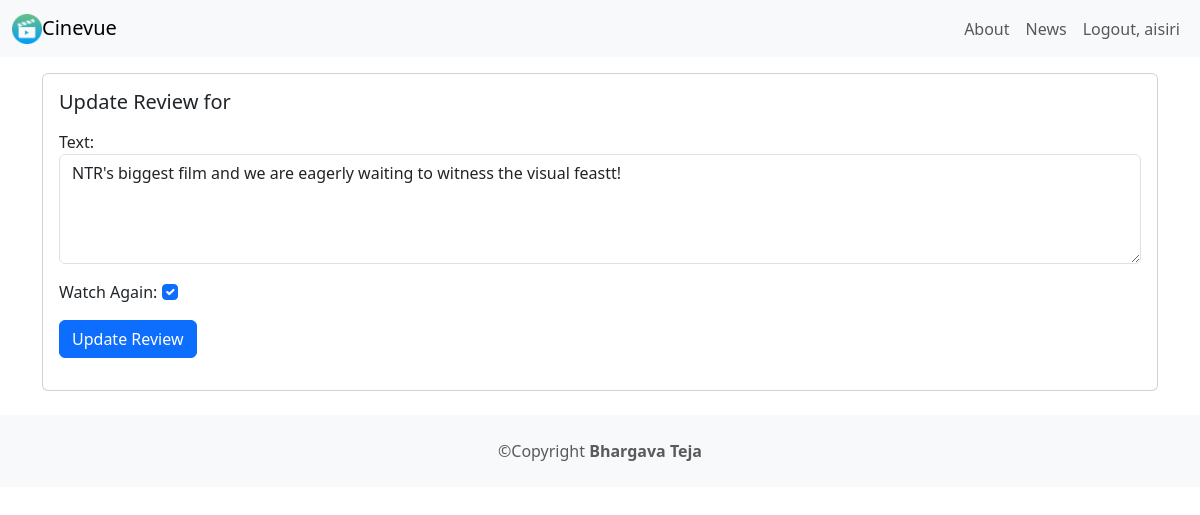
/update-review/2 (signed in), run on the app's committed database.
### movie/models.py (models this page shows, shortened)
class Review(models.Model):
    text = models.CharField(max_length=100)
    date = models.DateTimeField(auto_now=True)
    user = models.ForeignKey(User, on_delete=models.CASCADE)
    movie = models.ForeignKey(Movie, on_delete=models.CASCADE)
    watchAgain = models.BooleanField()

### movie/views.py (the view, shortened to what this page needs)
# urls.py: path('update-review/<int:review_id>', views.updateReview,name="updateReview"),
@login_required
def updateReview(request, review_id):
    review = get_object_or_404(Review,pk=review_id,user=request.user)
    if request.method == "GET":
        form = ReviewForm(instance=review)
        return render(request,'updatereview.html',{'review': review, 'form': form})

### movie/forms.py
class ReviewForm(ModelForm):
    def __init__(self, *args, **kwargs):
        super(ModelForm, self).__init__(*args,**kwargs)
        self.fields['text'].widget.attrs.update({'class': 'form-control'})
        self.fields['watchAgain'].widget.attrs.update({'class': 'form-check-input'})
    class Meta:
        model = Review
        fields = ['text', 'watchAgain']
        labels = {
            'watchAgain': 'Watch Again',
        }
        widgets = {
            'text': Textarea(attrs={'rows': 4})
        }

### movie/templates/updatereview.html (shortened to what this page needs)
{% extends 'base.html' %}
{% block content %}
<div class="card mb-3">
    <div class="row g-0">
      <div>
        <div class="card-body">
            <h5 class="card-title">Update Review for {{movie.title}}</h5>
          <p class="card-text">
            <form method="POST">
                {{ form.as_p}}
                <button type="submit" class="btn btn-primary">Update Review</button>
            </form>
        </p>
        </div>
      </div>
    </div>
</div>
{% endblock content%}

### cinevue/templates/base.html (shortened to what this page needs)
{% load static %}
<!DOCTYPE html>
<html>
  <head>
    <link rel="stylesheet" href="https://cdn.jsdelivr.net/npm/bootstrap@5.3.2/dist/css/bootstrap.min.css">
  </head>
  <body>
    <nav class="navbar navbar-expand-lg navbar-light bg-light mb-3">
      <div class="container-fluid">
        <a class="navbar-brand" href="{% url 'home' %}">
          <img src="{% static 'images/movie.png' %}" alt="" width="30" height="30" class="d=inline-block align-text-top">Cinevue
        </a>
        <div class="collapse navbar-collapse" id="navbarNavAltMarkup">
          <div class="navbar-nav ms-auto">
            <a class="nav-link" href="#">About</a>
            <a class="nav-link" href="{% url 'news' %}">News</a>
            {% if user.is_authenticated %}
              <a class="nav-link" href="{% url 'logout' %}">Logout, {{user.username}}</a>
            {% else %}
              <a class="nav-link" href="{% url 'login' %}">Login</a>
              <a class="nav-link" href="{% url 'signup' %}">Sign Up</a>
            {% endif%}
          </div>
        </div>
      </div>
    </nav>
    <div class="container">
        {% block content %}
        {% endblock content%}
    </div>
    <footer class="text-center text-lg-start bg-light text-muted mt-4">
      <div class="text-center p-4">
        ©Copyright
        <a class="text-reset fw-bold text-decoration-none" target="_blank" href="#">Bhargava Teja</a>
      </div>
    </footer>
  </body>
</html>

### data on the page
Review: text "NTR's biggest film and we are eagerly waiting to witness the visual feastt!", watchAgain "☑"

### other printed values
{{ user.username }} "aisiri"
